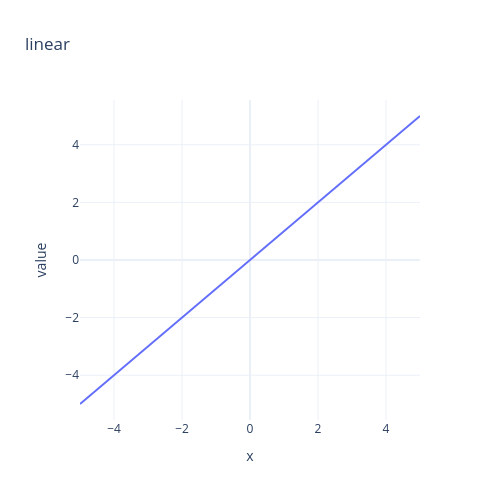

The code cell stored with this chart in its notebook:
### Code cell
from trueml.visualize import viz2d
from trueml.activations import linear, sigmoid

viz2d(linear, width = 500, height = 500)
